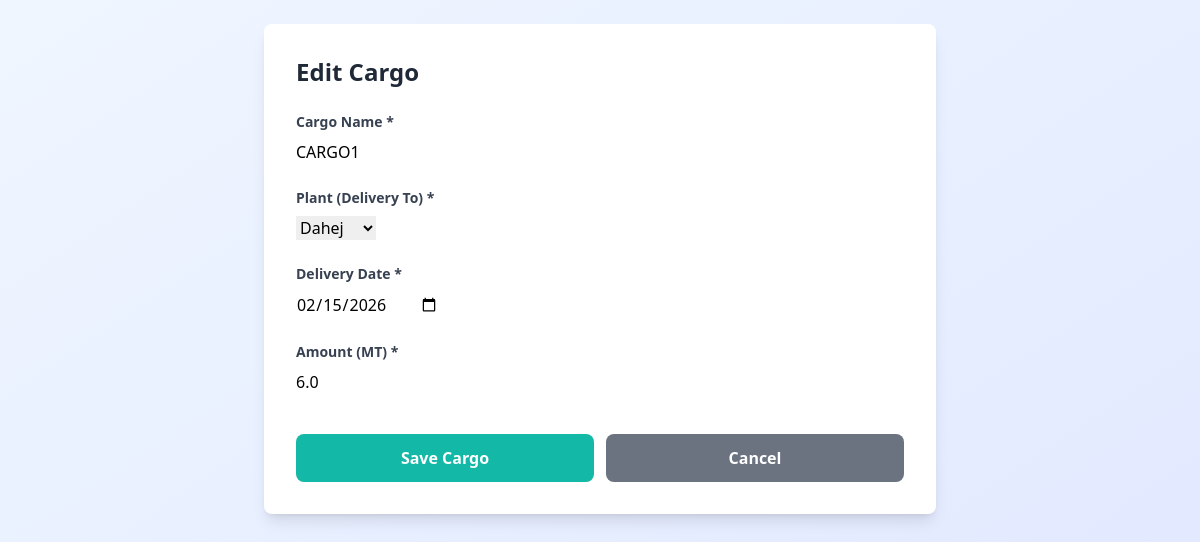
/cargo/47/edit/ (signed in), run on the app's committed database.
### lng_planner/models.py (models this page shows, shortened)
class Cargo(models.Model):
    simulation = models.ForeignKey(Simulation, on_delete=models.CASCADE, related_name='cargos')
    plant = models.ForeignKey(Plant, on_delete=models.CASCADE, related_name='cargos')
    cargo_name = models.CharField(max_length=200)
    delivery_date = models.DateField()
    amount = models.FloatField(validators=[MinValueValidator(0)], help_text="MT")
    created_at = models.DateTimeField(auto_now_add=True)
    class Meta:
        ordering = ['delivery_date', 'plant__name', 'cargo_name']

### lng_planner/views.py (the view)
# urls.py: path('cargo/<int:cargo_id>/edit/', views.edit_cargo, name='edit_cargo'),
@login_required
def edit_cargo(request, cargo_id):
    cargo = get_object_or_404(Cargo, pk=cargo_id, simulation__user=request.user)
    simulation = cargo.simulation
    if request.method == 'POST':
        form = CargoForm(request.POST, instance=cargo)
        if form.is_valid():
            form.save()
            messages.success(request, 'Cargo updated successfully!')
            return redirect('lng_planner:dashboard')
    else:
        form = CargoForm(instance=cargo)
    return render(request, 'lng_planner/cargo_form.html', {
        'form': form,
        'simulation': simulation,
        'title': 'Edit Cargo'
    })

### lng_planner/forms.py
class CargoForm(forms.ModelForm):
    class Meta:
        model = Cargo
        fields = ['cargo_name', 'plant', 'delivery_date', 'amount']
        widgets = {
            'cargo_name': forms.TextInput(attrs={'class': 'form-control', 'placeholder': 'Cargo Name'}),
            'plant': forms.Select(attrs={'class': 'form-control'}),
            'delivery_date': forms.DateInput(attrs={'class': 'form-control', 'type': 'date'}),
            'amount': forms.NumberInput(attrs={'class': 'form-control', 'placeholder': 'MT', 'step': '0.01'}),
        }

### lng_planner/models.py (called while the page is built)
    def __str__(self):
        return self.name

### lng_planner/templates/lng_planner/cargo_form.html (shortened to what this page needs)
{% load static %}
<!DOCTYPE html>
<html lang="en">
<head>
    <script src="https://cdn.tailwindcss.com"></script>
</head>
<body class="bg-gradient-to-br from-blue-50 to-indigo-100 min-h-screen p-6">
    <div class="max-w-2xl mx-auto">
        <div class="bg-white rounded-lg shadow-lg p-8">
            <h2 class="text-2xl font-bold text-gray-800 mb-6">{{ title }}</h2>
            <form method="post" class="space-y-6">
                <div>
                    <label for="id_cargo_name" class="block text-sm font-semibold text-gray-700 mb-2">
                        Cargo Name *
                    </label>
                    {{ form.cargo_name }}
                </div>
                <div>
                    <label for="id_plant" class="block text-sm font-semibold text-gray-700 mb-2">
                        Plant (Delivery To) *
                    </label>
                    {{ form.plant }}
                </div>
                <div>
                    <label for="id_delivery_date" class="block text-sm font-semibold text-gray-700 mb-2">
                        Delivery Date *
                    </label>
                    {{ form.delivery_date }}
                </div>
                <div>
                    <label for="id_amount" class="block text-sm font-semibold text-gray-700 mb-2">
                        Amount (MT) *
                    </label>
                    {{ form.amount }}
                </div>
                <div class="flex gap-3 pt-4">
                    <button type="submit" class="flex-1 bg-teal-500 text-white px-6 py-3 rounded-lg hover:bg-teal-600 transition font-semibold">
                        Save Cargo
                    </button>
                    <a href="{% url 'lng_planner:dashboard' %}" class="flex-1 bg-gray-500 text-white px-6 py-3 rounded-lg hover:bg-gray-600 transition text-center font-semibold">
                        Cancel
                    </a>
                </div>
            </form>
        </div>
    </div>
</body>
</html>

### data on the page
Cargo: cargo_name "CARGO1", plant "Dahej", delivery_date "02/15/2026", amount "6.0"

### other printed values
{{ title }} "Edit Cargo"
